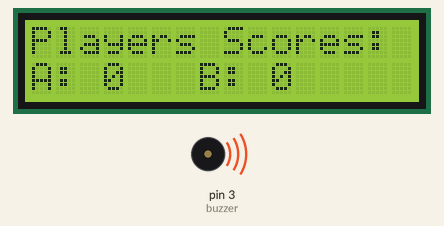
Recording of a sketch running on a simulated Arduino Uno, built with avr-gcc and run on an emulated ATmega328P. On the bench: 16×2 character LCD, buzzer (waves = sounding).

Above: at 0.3 s.
At 6.65 s:
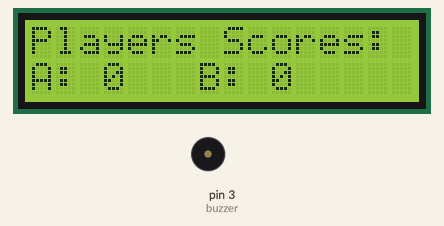
Timing chart, 0 to 130.0 s (numbered marks = the images above):
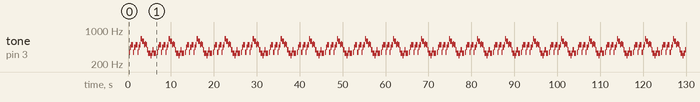

The sketch:

Arduino_Code.ino
```cpp
#include <LiquidCrystal.h>
#include <SPI.h>
using namespace std;

//*****************  LCD Set-Up *********************************//
// Output pin variables, set to the pins being used by the LCD
const int rs = 4,en = 5, d4 = 6, d5 = 7, d6 = 8, d7 =9;
LiquidCrystal lcd(rs, en, d4, d5, d6, d7);

//*****************  SPI Set-Up *********************************//
char buff[255];
volatile byte indx;
volatile boolean process;

//*****************  Buzzzer Set-Up *********************************//
const int buzzer = 3;
unsigned long lastRan;
const unsigned long period = 250;
unsigned char c,t;
const unsigned char SONG_LENGTH = 20;
const double Sarias_Song[SONG_LENGTH] = {349.23, 440.00, 493.88, 349.23, 440.00, 493.88, 349.23, 440.00, 493.88,
                                                  659.25, 587.33, 493.88, 523.25, 493.88, 392.00, 329.63, 293.66, 329.63,
                                                  392.00, 329.63};
const unsigned char noteDuration[SONG_LENGTH] = {2, 1, 2, 1, 1, 2, 1, 1, 1,
                                                 1, 2, 1, 1, 1, 1, 2, 1, 1,
                                                 1, 2};

void newGame()
{
  lcd.clear();
  lcd.print("Players Scores:");
  lcd.setCursor(0,1);
  lcd.print("A: 0   B: 0");
}

void setup() {
  lastRan = 0;
  c = 0;
  t = 0;
  Serial.begin(115200);
  pinMode(MISO, OUTPUT); // have to send on master in so it set as output
  SPCR |= _BV(SPE);// turn on SPI in slave mode
  indx = 0; // buffer empty
  process = false;
  SPI.attachInterrupt(); // turn on interrupt
  lcd.begin(16,2);
  newGame();
}

ISR (SPI_STC_vect) // SPI interrupt routine
{
   byte c = SPDR; // read byte from SPI Data Register

   if (indx < sizeof(buff)) {
      buff[indx++] = c; // save data in the next index in the array buff
      if (c == '\n') {
        buff[indx - 1] = 0; // replace newline ('\n') with end of string (0)
        process = true;
      }
   }
}

void updateLCD(char buff[255])
{
  lcd.clear();
  lcd.print("Players Scores:");
  lcd.setCursor(0,1);
  lcd.print(buff);
}

void loop() {
  // put your main code here, to run repeatedly:
  if (process) {
      process = false; //reset the process
      updateLCD(buff); //print the array on LCD
      indx= 0; //reset button to zero
      Serial.print(buff);
   }

   if((millis() - lastRan) > period)
   {
   if(c == 20)
      {
        c = 0;
      }
      if(t == noteDuration[c] - 1)
      {
        c++;
        t = 0;
      }
      else
      {
        t++;
      }
   tone(buzzer, Sarias_Song[c]);
   lastRan = millis();
   }
}
```

Arduino_Code.cpp
```cpp
#include <LiquidCrystal.h>
#include <SPI.h>
using namespace std;

//*****************  LCD Set-Up *********************************//
// Output pin variables, set to the pins being used by the LCD
const int rs = 4,en = 5, d4 = 6, d5 = 7, d6 = 8, d7 =9;
LiquidCrystal lcd(rs, en, d4, d5, d6, d7);

//*****************  SPI Set-Up *********************************//
char buff[255];
volatile byte indx;
volatile boolean process;

//*****************  Buzzzer Set-Up *********************************//
const int buzzer = 3;
unsigned long lastRan;
const unsigned long period = 250;
unsigned char c,t;
const unsigned char SONG_LENGTH = 20;
const double Sarias_Song[SONG_LENGTH] = {349.23, 440.00, 493.88, 349.23, 440.00, 493.88, 349.23, 440.00, 493.88,
                                                  659.25, 587.33, 493.88, 523.25, 493.88, 392.00, 329.63, 293.66, 329.63,
                                                  392.00, 329.63};
const unsigned char noteDuration[SONG_LENGTH] = {2, 1, 2, 1, 1, 2, 1, 1, 1,
                                                 1, 2, 1, 1, 1, 1, 2, 1, 1,
                                                 1, 2};

void newGame()
{
  lcd.clear();
  lcd.print("Players Scores:");
  lcd.setCursor(0,1);
  lcd.print("A: 0   B: 0");
}

void setup() {
  lastRan = 0;
  c = 0;
  t = 0;
  Serial.begin(115200);
  pinMode(MISO, OUTPUT); // have to send on master in so it set as output
  SPCR |= _BV(SPE);// turn on SPI in slave mode
  indx = 0; // buffer empty
  process = false;
  SPI.attachInterrupt(); // turn on interrupt
  lcd.begin(16,2);
  newGame();
}

ISR (SPI_STC_vect) // SPI interrupt routine
{
   byte c = SPDR; // read byte from SPI Data Register

   if (indx < sizeof(buff)) {
      buff[indx++] = c; // save data in the next index in the array buff
      if (c == '\n') {
        buff[indx - 1] = 0; // replace newline ('\n') with end of string (0)
        process = true;
      }
   }
}

void updateLCD(char buff[255])
{
  lcd.clear();
  lcd.print("Players Scores:");
  lcd.setCursor(0,1);
  lcd.print(buff);
}

void loop() {
  // put your main code here, to run repeatedly:
  if (process) {
      process = false; //reset the process
      updateLCD(buff); //print the array on LCD
      indx= 0; //reset button to zero
      Serial.print(buff);
   }

   if((millis() - lastRan) > period)
   {
   if(c == 20)
      {
        c = 0;
      }
      if(t == noteDuration[c] - 1)
      {
        c++;
        t = 0;
      }
      else
      {
        t++;
      }
   tone(buzzer, Sarias_Song[c]);
   lastRan = millis();
   }
}
```

Measured:
- by itself, tone on pin 3 (buzzer): plays 349 Hz for 0.25 s, 440 Hz for 0.25 s, 493 Hz for 0.50 s, 349 Hz for 0.25 s, 440 Hz for 0.25 s, 493 Hz for 0.50 s … (399 notes in this stretch)
